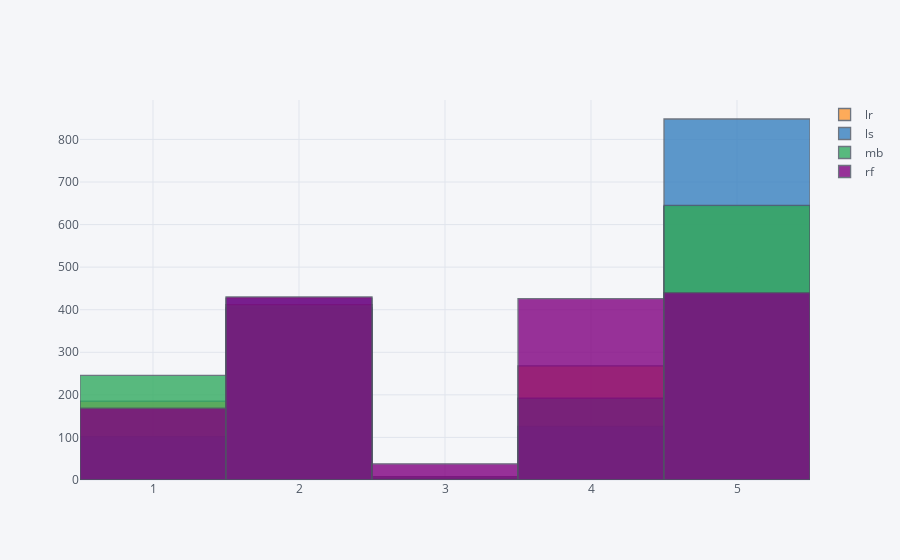

Notebook code for this chart:
### Code cell
pd.DataFrame([results_test['lr']['predicted'][0], results_test['ls']['predicted'][0],\
             results_test['mb']['predicted'][0], results_test['rf']['predicted'][0]], index=['lr', 'ls' , 'mb', 'rf'])\
.transpose().iplot(kind='histogram')

### Figure 1 — Plotly figure (JSON) as saved in the notebook; plotly's stock layout.template omitted (floating-point values rounded to 4 significant figures; data arrays with more than 128 entries replaced by an {"elided": "..."} marker saying what was removed)
{"data": [{"histfunc": "count", "histnorm": "", "marker": {"color": "rgba(255, 153, 51, 1.0)", "line": {"color": "#4D5663", "width": 1.3}}, "name": "lr", "opacity": 0.8, "orientation": "v", "type": "histogram", "uid": "42afff3d-9ca3-4b4f-8992-fdb59460d909", "x": {"elided": "1503 int values"}}, {"histfunc": "count", "histnorm": "", "marker": {"color": "rgba(55, 128, 191, 1.0)", "line": {"color": "#4D5663", "width": 1.3}}, "name": "ls", "opacity": 0.8, "orientation": "v", "type": "histogram", "uid": "915c02c6-a966-46da-81eb-79e2c83ccafb", "x": {"elided": "1503 int values"}}, {"histfunc": "count", "histnorm": "", "marker": {"color": "rgba(50, 171, 96, 1.0)", "line": {"color": "#4D5663", "width": 1.3}}, "name": "mb", "opacity": 0.8, "orientation": "v", "type": "histogram", "uid": "c8693085-0e78-4f76-97c2-f94f91a361af", "x": {"elided": "1503 int values"}}, {"histfunc": "count", "histnorm": "", "marker": {"color": "rgba(128, 0, 128, 1.0)", "line": {"color": "#4D5663", "width": 1.3}}, "name": "rf", "opacity": 0.8, "orientation": "v", "type": "histogram", "uid": "735be8dd-163d-4776-acb7-256f1ed16a23", "x": {"elided": "1503 int values"}}], "layout": {"barmode": "overlay", "legend": {"bgcolor": "#F5F6F9", "font": {"color": "#4D5663"}}, "paper_bgcolor": "#F5F6F9", "plot_bgcolor": "#F5F6F9", "title": {"font": {"color": "#4D5663"}}, "xaxis": {"gridcolor": "#E1E5ED", "showgrid": true, "tickfont": {"color": "#4D5663"}, "title": {"font": {"color": "#4D5663"}, "text": ""}, "zerolinecolor": "#E1E5ED"}, "yaxis": {"gridcolor": "#E1E5ED", "showgrid": true, "tickfont": {"color": "#4D5663"}, "title": {"font": {"color": "#4D5663"}, "text": ""}, "zerolinecolor": "#E1E5ED"}}}
